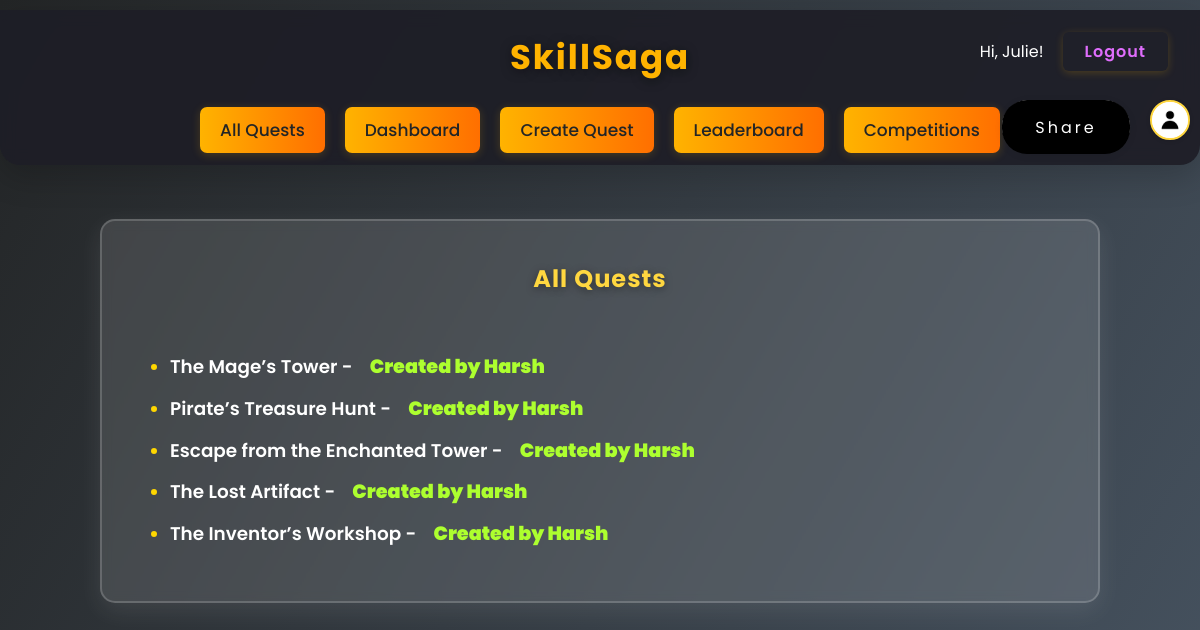
/ (signed in), run on the app's committed database.
### quests/models.py (models this page shows, shortened)
class Quest(models.Model):
    creator = models.ForeignKey(User, on_delete=models.CASCADE, related_name='created_quests')
    title = models.CharField(max_length=100)
    description = models.TextField()
    image = models.ImageField(upload_to='quest_images/', blank=True, null=True)
    created_at = models.DateTimeField(auto_now_add=True)

### quests/views.py (the view)
# urls.py: path('', views.quest_list, name='quest_list'),
def quest_list(request):
    quests = Quest.objects.all().order_by('-created_at')
    return render(request, 'quests/quest_list.html', {'quests': quests})

### quests/templates/quests/quest_list.html
{% extends 'quests/base.html' %}
{% block content %}
<div class="main-container">
<div class="quest-card">
    <h2>All Quests</h2>
    <ul>
        {% for quest in quests %}
            <li>
                <a href="{% url 'quest_detail' quest.id %}">{{ quest.title }} - </a>
                <span>  Created by {{ quest.creator.username }}</span>
            </li>
        {% endfor %}
    </ul>
</div>
</div>
{% endblock %}

### quests/templates/quests/base.html (shortened to what this page needs)
{% load static %}
<!DOCTYPE html>
<html lang="en">
<head>
    <link rel="stylesheet" href="{% static 'quests/styles.css' %}">
    <link rel="stylesheet" href="https://cdnjs.cloudflare.com/ajax/libs/font-awesome/6.4.0/css/all.min.css">
    <link rel="stylesheet" href="https://cdn.jsdelivr.net/npm/sweetalert2@11/dist/sweetalert2.min.css">
</head>
<body>
   <div class="header">
    <h1>SkillSaga</h1>
    <nav>
        <a href="{% url 'quest_list' %}">All Quests</a>
        <a href="{% url 'dashboard' %}">Dashboard</a>
        <a href="{% url 'create_quest' %}">Create Quest</a>
        <a href="{% url 'leaderboard' %}">Leaderboard</a>
        <a href="{% url 'competition_list' %}">Competitions</a>
    </nav>
    <div class="user-info">
    {% if user.is_authenticated %}
        <span>Hi, {{ user.username }}!</span>
        <form action="{% url 'logout' %}" method="post" style="display:inline;">
            <button type="submit" class="logout-btn">Logout</button>
        </form>
    {% else %}
        <a href="{% url 'login' %}?next={{ request.path }}">Login</a>
    {% endif %}
    </div>
   </div>
   {% if user.is_authenticated %}
  <a href="{% url 'profile' user.username %}" class="navbar-profile-icon">
    {% if user.userprofile.avatar %}
      <img src="{{ user.userprofile.avatar.url }}" alt="Profile" />
    {% else %}
      <img src="{% static 'quests/images/default_avatar.jpg' %}" alt="Profile" />
    {% endif %}
  </a>
{% endif %}
<button id="share-btn">
  <span class="share-text">Share</span>
  <div class="container">
  </div>
</button>
   {% block content %}{% endblock %}
</body>
</html>

### quests/static/quests/styles.css (style rules this page uses)
body { background: linear-gradient(120deg, #232526 0%, #485563 100%); min-height: 100vh; color: #fff; padding-top: 0px; transition: background 0.5s; position: relative; }
body::after { content: ''; position: fixed; top: 0; left: 0; right: 0; bottom: 0; background: url("images/watermark.jpg") center center no-repeat; background-size: cover; opacity: 0.12; pointer-events: none; z-index: 0; }
* { margin: 0; padding: 0; box-sizing: border-box; font-family: 'Poppins', sans-serif; }
.header { position: fixed; top: 10px; left: 0; width: 100%; background: rgba(30, 30, 38, 0.92); padding: 22px 0 12px 0; z-index: 1000; box-shadow: 0 12px 32px rgba(0, 0, 0, 0.18); border-radius: 0 0 20px 20px; text-align: center; backdrop-filter: blur(8px); }
.header h1 { font-size: 34px; font-weight: 700; color: #ffb300; margin-bottom: 8px; letter-spacing: 2px; text-shadow: 0 2px 12px #0007; }
.header nav { margin-top: 1rem; display: inline-flex; gap: 20px; }
.header nav a { text-decoration: none; color: #232526; font-size: 17px; font-weight: 500; padding: 10px 20px; border-radius: 7px; background: linear-gradient(90deg, #ffb300 0%, #ff6f00 100%); transition: all 0.3s; box-shadow: 0 2px 10px #ffb30033; border: none; }
.main-container { width: 100vw; min-height: 100vh; display: flex; flex-direction: column; align-items: center; justify-content: flex-start; padding: 2rem 0; }
.quest-card { background: rgba(255,255,255,0.12); border-radius: 15px; padding: 2.5rem 3rem 2.5rem 3rem; width: 100%; max-width: 1000px; min-width: 320px; box-shadow: 0 8px 25px rgba(255,255,255,0.09); border: 2px solid rgba(255,255,255,0.18); display: flex; flex-direction: column; gap: 2rem; backdrop-filter: blur(6px); animation: fadein 0.7s; margin: 2rem 0; }
.quest-card h2, .quest-card h3 { margin-bottom: 1.5rem; letter-spacing: 1px; color: #ffd740; text-shadow: 0 2px 8px #0006; text-align: center; }
.header { position: relative; }
.user-info { position: absolute; top: 22px; right: 32px; display: flex; align-items: center; gap: 0.7rem; font-size: 1rem; z-index: 10; }
.user-info form { margin: 0; }
.user-info button { margin-left: 0.5rem; background: none; border: none; color: rgb(223, 109, 252); cursor: pointer; }
.logout-btn { background: linear-gradient(90deg, #ff6f00 0%, #ffd740 100%); color: #232526; font-weight: 600; border: none; border-radius: 6px; padding: 7px 22px; margin-left: 10px; box-shadow: 0 2px 8px #ffb30033; cursor: pointer; font-size: 1rem; transition: background 0.2s, color 0.2s, transform 0.2s; outline: none; letter-spacing: 1px; }
.quest-card ul { list-style: disc; padding-left: 20px; }
.quest-card ul li { margin-bottom: 0.8rem; font-size: 1.15rem; color:gold; }
.quest-card ul li a { color: white; text-decoration: none; font-weight: 600; transition: color 0.3s ease; }
.quest-card ul li span { color: greenyellow; font-size: 1.2rem; margin-left: 0.8rem; font-weight: 1000; }
.navbar-profile-icon { position: absolute; top: 100px; right: 10px; display: inline-block; width: 40px; height: 40px; border-radius: 50%; overflow: hidden; border: 2px solid #ffd740; box-shadow: 0 1px 4px #0002; background: #fff; z-index: 1000; transition: box-shadow 0.2s, border-color 0.2s; }
.navbar-profile-icon img { width: 100%; height: 100%; object-fit: cover; border-radius: 50%; display: block; }
button#share-btn { height: 4em; position: absolute; top: 80px; z-index: 1500; right: 50px; width: 9.6em; border: none; border-radius: 40px; background-color: #fff; cursor: pointer; margin: 20px; box-shadow: 0 2px 8px rgba(0,0,0,0.08); }
button#share-btn span { z-index: 1; display: inline-block; background-color: black; height: 3.4em; width: 8em; border-radius: 25px; color: #fff; line-height: 55px; font-size: 16px; letter-spacing: 3px; transition: all 0.5s; }
button#share-btn .container { z-index: -1; width: 0; position: relative; display: flex; justify-content: center; transform: translateY(-50px); transition: all 0.4s; }
button#share-btn .container svg { padding: 0 10px; fill: #333; width: 100px; height:50px; }

### data on the page
Quest: title "The Mage’s Tower", creator.username "Harsh"
Quest: title "Pirate’s Treasure Hunt", creator.username "Harsh"
Quest: title "Escape from the Enchanted Tower", creator.username "Harsh"
Quest: title "The Lost Artifact", creator.username "Harsh"
Quest: title "The Inventor’s Workshop", creator.username "Harsh"

### other printed values
{{ user.username }} "Julie"
